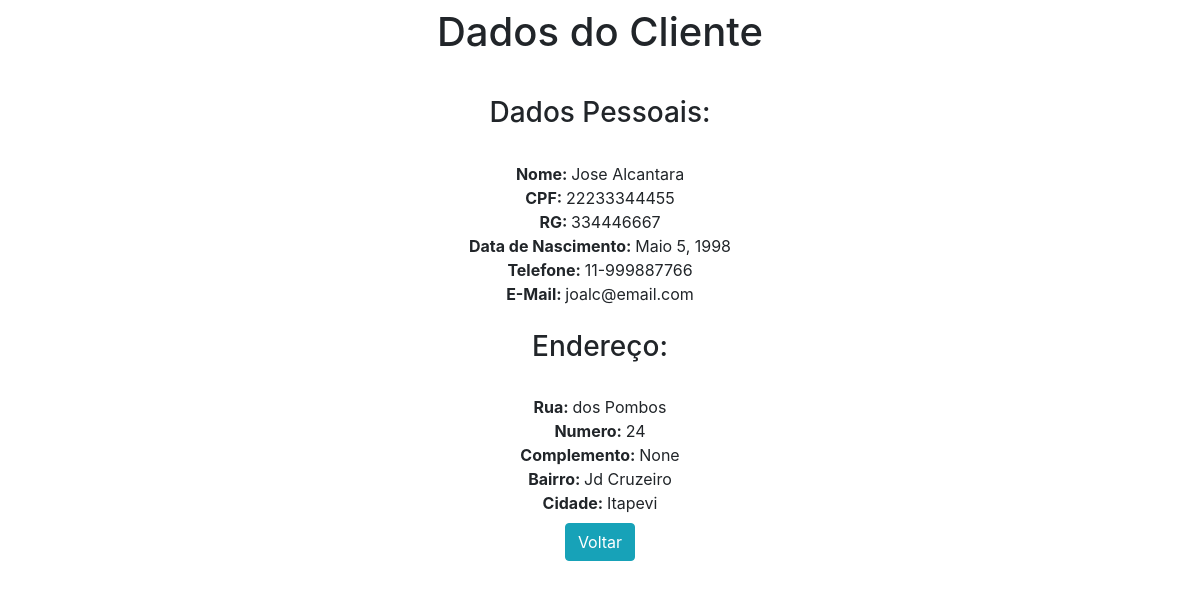
Screenshot of /view/1/ with the database file from the repository.
### app/models.py (models this page shows)
class Cliente(models.Model):
    nome = models.CharField('Nome', max_length=150)
    cpf = models.CharField('CPF', unique=True, max_length=20)
    rg = models.CharField('RG', unique=True, max_length=15)
    data_nasc = models.DateField('Data de Nascimento')
    telefone = models.CharField('Telefone', unique=True,  max_length=15)
    email = models.CharField('Email', max_length=50, null=True, blank=True)
    rua = models.CharField('Rua', max_length=150)
    numero = models.CharField('Numero', max_length=10)
    complemento = models.CharField('Complemento', max_length=120, null=True,blank=True)
    bairro = models.CharField('Bairro', max_length=100)
    cidade = models.CharField('Cidade', default='Itapevi', max_length=50)

### app/views.py (the view)
# urls.py: path('view/<int:pk>/', view, name='view'),
def view(request, pk):
    data = {}
    data['db'] = Cliente.objects.get(pk=pk)
    return render(request, 'view.html', data)

### app/templates/view.html (shortened to what this page needs)
<!DOCTYPE html>
<html lang="pt-br">
<head>
    <link rel="stylesheet" href="https://stackpath.bootstrapcdn.com/bootstrap/4.4.1/css/bootstrap.min.css">
</head>
<body>
    <div class="col-8 m-auto pt-2 pb-2 text-center">
        <h1>Dados do Cliente</h1>
    </div>
    <div class="col-8 m-auto pt-4 pb-2 text-center">
        <h3>Dados Pessoais:</h3><br>
        <strong>Nome: </strong>{{db.nome}}<br>
        <strong>CPF: </strong>{{db.cpf}}<br>
        <strong>RG: </strong>{{db.rg}}<br>
        <strong>Data de Nascimento: </strong>{{db.data_nasc}}<br>
        <strong>Telefone: </strong>{{db.telefone}}<br>
        <strong>E-Mail: </strong>{{db.email}}<br>
        <br><h3>Endereço:</h3><br>
        <strong>Rua: </strong>{{db.rua}}<br>
        <strong>Numero: </strong>{{db.numero}}<br>
        <strong>Complemento: </strong>{{db.complemento}}<br>
        <strong>Bairro: </strong>{{db.bairro}}<br>
        <strong>Cidade: </strong>{{db.cidade}}<br>
    </div>
    <div class="col-8 m-auto pb-2 text-center">
        <a href="/" class="btn btn-info"> Voltar</a>
    </div>
</body>
</html>

### rows the page displays
Cliente: nome "Jose Alcantara", cpf "22233344455", rg "334446667", data_nasc "Maio 5, 1998", telefone "11-999887766", email "joalc@email.com", rua "dos Pombos", numero "24", complemento "None", bairro "Jd Cruzeiro", cidade "Itapevi"
